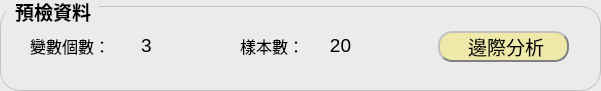
   <widget class="QGroupBox" name="groupBox_2">
    <property name="geometry">
     <rect>
      <x>10</x>
      <y>330</y>
      <width>601</width>
      <height>91</height>
     </rect>
    </property>
    <property name="font">
     <font>
      <pointsize>14</pointsize>
      <italic>false</italic>
      <bold>true</bold>
     </font>
    </property>
    <property name="styleSheet">
     <string notr="true">
QGroupBox {
    font: bold; 
	background-color: rgb(235, 235, 235);
    border: 1px solid silver;
    border-radius: 20px;
    margin-top: 6px;
}

QGroupBox::title {
    subcontrol-origin: margin;
    left: 7px;
    padding: 0px 5px 0px 5px;
}</string>
    </property>
    <property name="title">
     <string>預檢資料</string>
    </property>
    <widget class="QLabel" name="label_4">
     <property name="geometry">
      <rect>
       <x>30</x>
       <y>30</y>
       <width>81</width>
       <height>31</height>
      </rect>
     </property>
     <property name="font">
      <font>
       <pointsize>12</pointsize>
      </font>
     </property>
     <property name="text">
      <string>變數個數：</string>
     </property>
    </widget>
    <widget class="QLabel" name="label_5">
     <property name="geometry">
      <rect>
       <x>240</x>
       <y>30</y>
       <width>71</width>
       <height>31</height>
      </rect>
     </property>
     <property name="font">
      <font>
       <pointsize>12</pointsize>
      </font>
     </property>
     <property name="text">
      <string>樣本數：</string>
     </property>
    </widget>
    <widget class="QPushButton" name="pushButton_Plot">
     <property name="geometry">
      <rect>
       <x>438</x>
       <y>31</y>
       <width>131</width>
       <height>31</height>
      </rect>
     </property>
     <property name="font">
      <font>
       <pointsize>14</pointsize>
       <bold>false</bold>
      </font>
     </property>
     <property name="styleSheet">
      <string notr="true">QPushButton{

background-color: rgb(238, 232, 169);
       
        border-radius: 14px;  border: 2px groove gray;
        border-style: outset;

}


QPushButton:hover{
       background-color:#EEB900;
        border-radius: 11px;  border: 2px groove gray;
        border-style: outset;
 }</string>
     </property>
     <property name="text">
      <string> 邊際分析</string>
     </property>
     <property name="icon">
      <iconset>
       <normaloff>bar-chart_4858036.png</normaloff>bar-chart_4858036.png</iconset>
     </property>
     <property name="iconSize">
      <size>
       <width>20</width>
       <height>20</height>
      </size>
     </property>
    </widget>
    <widget class="QLabel" name="label_PreviewVarDim">
     <property name="geometry">
      <rect>
       <x>106</x>
       <y>30</y>
       <width>81</width>
       <height>31</height>
      </rect>
     </property>
     <property name="font">
      <font>
       <pointsize>14</pointsize>
      </font>
     </property>
     <property name="text">
      <string>3</string>
     </property>
     <property name="alignment">
      <set>Qt::AlignCenter</set>
     </property>
    </widget>
    <widget class="QLabel" name="label_PreviewSampleSize">
     <property name="geometry">
      <rect>
       <x>300</x>
       <y>30</y>
       <width>81</width>
       <height>31</height>
      </rect>
     </property>
     <property name="font">
      <font>
       <pointsize>14</pointsize>
      </font>
     </property>
     <property name="text">
      <string>20</string>
     </property>
     <property name="alignment">
      <set>Qt::AlignCenter</set>
     </property>
    </widget>
   </widget>
